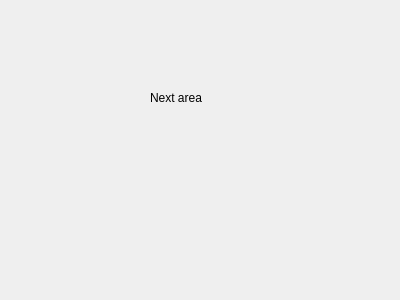
<?xml version="1.0" encoding="UTF-8"?>
<ui version="4.0">
 <class>secDialog</class>
 <widget class="QDialog" name="secDialog">
  <property name="geometry">
   <rect>
    <x>0</x>
    <y>0</y>
    <width>400</width>
    <height>300</height>
   </rect>
  </property>
  <property name="windowTitle">
   <string>Dialog</string>
  </property>
  <widget class="QLabel" name="label">
   <property name="geometry">
    <rect>
     <x>150</x>
     <y>90</y>
     <width>55</width>
     <height>16</height>
    </rect>
   </property>
   <property name="text">
    <string>Next area</string>
   </property>
  </widget>
 </widget>
 <resources/>
 <connections/>
</ui>
